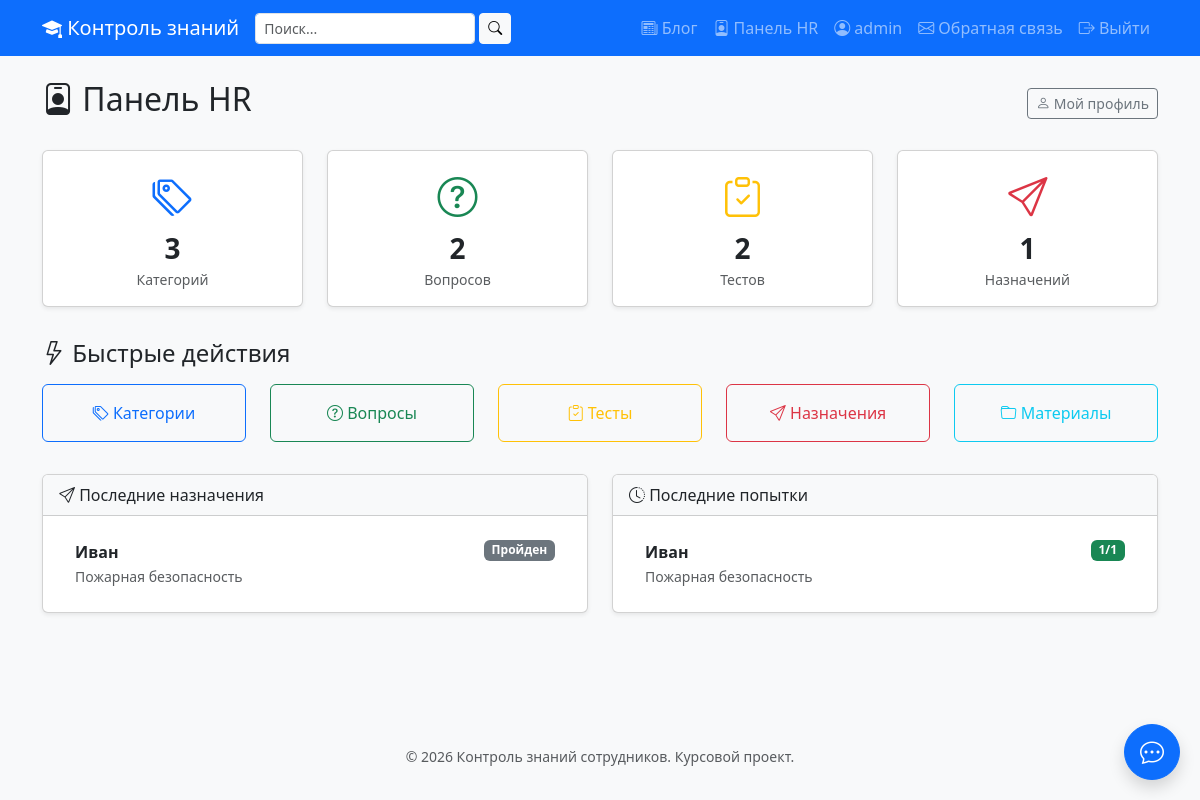
Page /hr/ (signed in) on the committed database.
### core/models.py (models this page shows, shortened)
class Assignment(models.Model):
    STATUS_CHOICES = [
        ('assigned', 'Назначен'),
        ('in_progress', 'В процессе'),
        ('passed', 'Пройден'),
        ('failed', 'Не пройден'),
        ('expired', 'Просрочен'),
    ]
    test = models.ForeignKey(
        Test,
        on_delete=models.CASCADE,
        related_name='assignments',
        verbose_name='Тест'
    )
    employee = models.ForeignKey(
        User,
        on_delete=models.CASCADE,
        related_name='assignments',
        verbose_name='Сотрудник'
    )
    assigned_by = models.ForeignKey(
        User,
        on_delete=models.SET_NULL,
        null=True,
        blank=True,
        related_name='created_assignments',
        verbose_name='Кто назначил'
    )
    assigned_at = models.DateTimeField(
        auto_now_add=True,
        verbose_name='Дата назначения'
    )
    deadline = models.DateTimeField(
        null=True,
        blank=True,
        verbose_name='Срок сдачи'
    )
    status = models.CharField(
        max_length=20,
        choices=STATUS_CHOICES,
        default='assigned',
        verbose_name='Статус'
    )
    class Meta:
        verbose_name = 'Назначение'
        verbose_name_plural = 'Назначения'
        ordering = ['-assigned_at']
        unique_together = ('test', 'employee')  # один тест — одно назначение на сотрудника

class Test(models.Model):
    title = models.CharField(
        max_length=200,
        verbose_name='Название теста'
    )
    description = models.TextField(
        blank=True,
        verbose_name='Описание'
    )
    category = models.ForeignKey(
        Category,
        on_delete=models.CASCADE,
        related_name='tests',
        verbose_name='Категория'
    )
    questions = models.ManyToManyField(
        Question,
        related_name='tests',
        verbose_name='Вопросы'
    )
    pass_score = models.IntegerField(
        default=70,
        verbose_name='Проходной балл (%)'
    )
    time_limit = models.IntegerField(
        default=20,
        verbose_name='Время на прохождение (минут)'
    )
    created_by = models.ForeignKey(
        User,
        on_delete=models.SET_NULL,
        null=True,
        blank=True,
        related_name='created_tests',
        verbose_name='Автор'
    )
    created_at = models.DateTimeField(
        auto_now_add=True,
        verbose_name='Дата создания'
    )
    class Meta:
        verbose_name = 'Тест'
        verbose_name_plural = 'Тесты'
        ordering = ['-created_at']

class Attempt(models.Model):
    assignment = models.ForeignKey(
        Assignment,
        on_delete=models.CASCADE,
        related_name='attempts',
        verbose_name='Назначение'
    )
    employee = models.ForeignKey(
        User,
        on_delete=models.CASCADE,
        related_name='attempts',
        verbose_name='Сотрудник'
    )
    started_at = models.DateTimeField(
        auto_now_add=True,
        verbose_name='Начало'
    )
    finished_at = models.DateTimeField(
        null=True,
        blank=True,
        verbose_name='Окончание'
    )
    score = models.IntegerField(
        default=0,
        verbose_name='Верных ответов'
    )
    total = models.IntegerField(
        default=0,
        verbose_name='Всего вопросов'
    )
    percent = models.FloatField(
        default=0.0,
        verbose_name='Процент'
    )
    passed = models.BooleanField(
        null=True,
        blank=True,
        verbose_name='Пройден'
    )
    class Meta:
        verbose_name = 'Попытка'
        verbose_name_plural = 'Попытки'
        ordering = ['-started_at']

### core/views.py (the view)
# urls.py: path('hr/', views.hr_dashboard, name='hr_dashboard'),
@login_required
def hr_dashboard(request):
    if request.user.profile.role != 'hr':
        messages.error(request, 'Доступ только для HR.')
        return redirect('profile')
    context = {
        'categories_count': Category.objects.count(),
        'questions_count': Question.objects.count(),
        'tests_count': Test.objects.count(),
        'assignments_count': Assignment.objects.count(),
        'recent_assignments': Assignment.objects.select_related(
            'employee', 'test'
        ).order_by('-assigned_at')[:5],
        'recent_attempts': Attempt.objects.select_related(
            'employee', 'assignment__test'
        ).order_by('-started_at')[:5],
    }
    return render(request, 'hr/dashboard.html', context)

### templates/hr/dashboard.html (shortened to what this page needs)
{% extends 'base.html' %}
{% block content %}
<div class="d-flex justify-content-between align-items-center mb-4">
    <h2>
        <i class="bi bi-person-badge"></i> Панель HR
    </h2>
    <a href="{% url 'profile' %}" class="btn btn-outline-secondary btn-sm">
        <i class="bi bi-person"></i> Мой профиль
    </a>
</div>
<div class="row mb-4">
    <div class="col-md-3 mb-2">
        <div class="card shadow-sm text-center">
            <div class="card-body">
                <i class="bi bi-tags fs-1 text-primary"></i>
                <div class="fs-3 fw-bold">{{ categories_count }}</div>
                <div class="text-muted small">Категорий</div>
            </div>
        </div>
    </div>
    <div class="col-md-3 mb-2">
        <div class="card shadow-sm text-center">
            <div class="card-body">
                <i class="bi bi-question-circle fs-1 text-success"></i>
                <div class="fs-3 fw-bold">{{ questions_count }}</div>
                <div class="text-muted small">Вопросов</div>
            </div>
        </div>
    </div>
    <div class="col-md-3 mb-2">
        <div class="card shadow-sm text-center">
            <div class="card-body">
                <i class="bi bi-clipboard-check fs-1 text-warning"></i>
                <div class="fs-3 fw-bold">{{ tests_count }}</div>
                <div class="text-muted small">Тестов</div>
            </div>
        </div>
    </div>
    <div class="col-md-3 mb-2">
        <div class="card shadow-sm text-center">
            <div class="card-body">
                <i class="bi bi-send fs-1 text-danger"></i>
                <div class="fs-3 fw-bold">{{ assignments_count }}</div>
                <div class="text-muted small">Назначений</div>
            </div>
        </div>
    </div>
</div>
<h4 class="mb-3">
    <i class="bi bi-lightning"></i> Быстрые действия
</h4>
<div class="row mb-4">
    <div class="col-md mb-2">
        <a href="{% url 'hr_categories' %}" class="btn btn-outline-primary w-100 py-3">
            <i class="bi bi-tags"></i> Категории
        </a>
    </div>
    <div class="col-md mb-2">
        <a href="{% url 'hr_questions' %}" class="btn btn-outline-success w-100 py-3">
            <i class="bi bi-question-circle"></i> Вопросы
        </a>
    </div>
    <div class="col-md mb-2">
        <a href="{% url 'hr_tests' %}" class="btn btn-outline-warning w-100 py-3">
            <i class="bi bi-clipboard-check"></i> Тесты
        </a>
    </div>
    <div class="col-md mb-2">
        <a href="{% url 'hr_assignments' %}" class="btn btn-outline-danger w-100 py-3">
            <i class="bi bi-send"></i> Назначения
        </a>
    </div>
    <div class="col-md mb-2">
        <a href="{% url 'hr_materials' %}" class="btn btn-outline-info w-100 py-3">
            <i class="bi bi-folder"></i> Материалы
        </a>
    </div>
</div>
<div class="row">
    <div class="col-md-6 mb-3">
        <div class="card shadow-sm h-100">
            <div class="card-header bg-light">
                <i class="bi bi-send"></i> Последние назначения
            </div>
            <div class="card-body">
                {% if recent_assignments %}
                    <ul class="list-group list-group-flush">
                        {% for a in recent_assignments %}
                            <li class="list-group-item d-flex justify-content-between">
                                <div>
                                    <strong>{{ a.employee.first_name|default:a.employee.username }}</strong>
                                    <br>
                                    <small class="text-muted">{{ a.test.title }}</small>
                                </div>
                                <span class="badge bg-secondary align-self-start">
                                    {{ a.get_status_display }}
                                </span>
                            </li>
                        {% endfor %}
                    </ul>
                {% else %}
                    <p class="text-muted mb-0">Пока нет назначений.</p>
                {% endif %}
            </div>
        </div>
    </div>
    <div class="col-md-6 mb-3">
        <div class="card shadow-sm h-100">
            <div class="card-header bg-light">
                <i class="bi bi-clock-history"></i> Последние попытки
            </div>
            <div class="card-body">
                {% if recent_attempts %}
                    <ul class="list-group list-group-flush">
                        {% for at in recent_attempts %}
                            <li class="list-group-item d-flex justify-content-between">
                                <div>
                                    <strong>{{ at.employee.first_name|default:at.employee.username }}</strong>
                                    <br>
                                    <small class="text-muted">{{ at.assignment.test.title }}</small>
                                </div>
                                <span class="badge {% if at.passed %}bg-success{% elif at.passed == False %}bg-danger{% else %}bg-warning text-dark{% endif %} align-self-start">
                                    {{ at.score }}/{{ at.total }}
                                </span>
                            </li>
                        {% endfor %}
                    </ul>
                {% else %}
                    <p class="text-muted mb-0">Пока нет попыток.</p>
                {% endif %}
            </div>
        </div>
    </div>
</div>
{% endblock %}

### templates/base.html (shortened to what this page needs)
<!DOCTYPE html>
<html lang="ru">
<head>
    <link href="https://cdn.jsdelivr.net/npm/bootstrap@5.3.3/dist/css/bootstrap.min.css" rel="stylesheet">
    <link href="https://cdn.jsdelivr.net/npm/bootstrap-icons@1.11.3/font/bootstrap-icons.css" rel="stylesheet">
    {% load static %}
    <link href="{% static 'css/style.css' %}" rel="stylesheet">
</head>
<body>
<nav class="navbar navbar-expand-lg navbar-dark bg-primary">
    <div class="container">
        <a class="navbar-brand" href="/">
            <i class="bi bi-mortarboard-fill"></i> Контроль знаний
        </a>
        <div class="collapse navbar-collapse" id="mainNav">
            <form method="get" action="{% url 'search' %}" class="d-flex me-3" role="search">
                <input type="text"
                       name="q"
                       class="form-control form-control-sm"
                       placeholder="Поиск..."
                       style="min-width: 200px;"
                       value="{{ request.GET.q|default:'' }}">
                <button type="submit" class="btn btn-light btn-sm ms-1">
                    <i class="bi bi-search"></i>
                </button>
            </form>
            <ul class="navbar-nav ms-auto">
                <li class="nav-item">
                    <a class="nav-link" href="{% url 'blog_list' %}">
                        <i class="bi bi-newspaper"></i> Блог
                    </a>
                </li>
                {% if user.is_authenticated %}
                    {% if user.profile.role == 'hr' %}
                        <li class="nav-item">
                            <a class="nav-link" href="{% url 'hr_dashboard' %}">
                                <i class="bi bi-person-badge"></i> Панель HR
                            </a>
                        </li>
                    {% endif %}
                    <li class="nav-item">
                        <a class="nav-link" href="{% url 'profile' %}">
                            <i class="bi bi-person-circle"></i>
                            {{ user.first_name|default:user.username }}
                        </a>
                    </li>
                    <li class="nav-item">
                        <a class="nav-link" href="{% url 'feedback' %}">
                            <i class="bi bi-envelope"></i> Обратная связь
                        </a>
                    </li>
                    <li class="nav-item">
                        <a class="nav-link" href="{% url 'logout' %}">
                            <i class="bi bi-box-arrow-right"></i> Выйти
                        </a>
                    </li>
                {% endif %}
            </ul>
        </div>
    </div>
</nav>
<main class="container my-4">
    {% block content %}{% endblock %}
</main>
<footer class="bg-light text-center py-3 mt-5">
    <div class="container">
        <small class="text-muted">© 2026 Контроль знаний сотрудников. Курсовой проект.</small>
    </div>
</footer>
{% if user.is_authenticated %}
<button id="chatToggleBtn"
        class="btn btn-primary rounded-circle shadow"
        style="position: fixed; bottom: 20px; right: 20px; width: 56px; height: 56px; z-index: 1050;"
        title="Открыть чат">
    <i class="bi bi-chat-dots fs-4"></i>
</button>
{% endif %}
</body>
</html>

### static/css/style.css (style rules this page uses)
body { font-family: 'Segoe UI', Tahoma, sans-serif; background-color: #f8f9fa; min-height: 100vh; }
main { min-height: calc(100vh - 200px); }

### rows in the picture
Assignment: employee.first_name "Иван", test "Пожарная безопасность", status "Пройден"
Attempt: employee.first_name "Иван", assignment.test "Пожарная безопасность", score "1", total "1"

### other values in the picture
{{ user.first_name|default:user.username }} "admin"
{{ categories_count }} "3"
{{ questions_count }} "2"
{{ tests_count }} "2"
{{ assignments_count }} "1"
